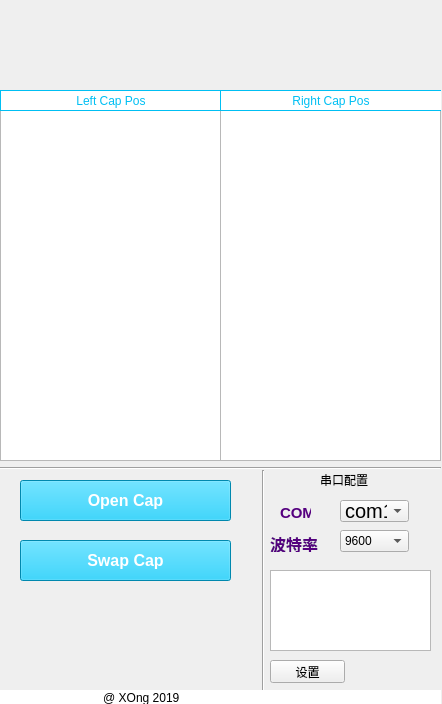
<?xml version="1.0" encoding="UTF-8"?>
<ui version="4.0">
 <class>MainWindow</class>
 <widget class="QMainWindow" name="MainWindow">
  <property name="geometry">
   <rect>
    <x>0</x>
    <y>0</y>
    <width>442</width>
    <height>704</height>
   </rect>
  </property>
  <property name="windowTitle">
   <string>控制台</string>
  </property>
  <widget class="QWidget" name="centralwidget">
   <widget class="QWidget" name="top" native="true">
    <property name="geometry">
     <rect>
      <x>0</x>
      <y>0</y>
      <width>901</width>
      <height>91</height>
     </rect>
    </property>
    <property name="styleSheet">
     <string notr="true">background-image:url(:/pic/2b3042d398f6b628975e99cdaebf16d.png);
background-repeat:no-repeat;
background-attachment:fixed;</string>
    </property>
   </widget>
   <widget class="QWidget" name="widget" native="true">
    <property name="geometry">
     <rect>
      <x>0</x>
      <y>90</y>
      <width>441</width>
      <height>371</height>
     </rect>
    </property>
    <widget class="Line" name="line_2">
     <property name="geometry">
      <rect>
       <x>0</x>
       <y>0</y>
       <width>441</width>
       <height>16</height>
      </rect>
     </property>
     <property name="orientation">
      <enum>Qt::Horizontal</enum>
     </property>
    </widget>
    <widget class="QTextBrowser" name="leftBrowser">
     <property name="geometry">
      <rect>
       <x>0</x>
       <y>20</y>
       <width>221</width>
       <height>351</height>
      </rect>
     </property>
     <property name="html">
      <string>&lt;!DOCTYPE HTML PUBLIC &quot;-//W3C//DTD HTML 4.0//EN&quot; &quot;http://www.w3.org/TR/REC-html40/strict.dtd&quot;&gt;
&lt;html&gt;&lt;head&gt;&lt;meta name=&quot;qrichtext&quot; content=&quot;1&quot; /&gt;&lt;style type=&quot;text/css&quot;&gt;
p, li { white-space: pre-wrap; }
&lt;/style&gt;&lt;/head&gt;&lt;body style=&quot; font-family:'SimSun'; font-size:9pt; font-weight:400; font-style:normal;&quot;&gt;
&lt;p style=&quot;-qt-paragraph-type:empty; margin-top:0px; margin-bottom:0px; margin-left:0px; margin-right:0px; -qt-block-indent:0; text-indent:0px;&quot;&gt;&lt;br /&gt;&lt;/p&gt;&lt;/body&gt;&lt;/html&gt;</string>
     </property>
    </widget>
    <widget class="QTextBrowser" name="rightBrowser">
     <property name="geometry">
      <rect>
       <x>220</x>
       <y>20</y>
       <width>221</width>
       <height>351</height>
      </rect>
     </property>
     <property name="html">
      <string>&lt;!DOCTYPE HTML PUBLIC &quot;-//W3C//DTD HTML 4.0//EN&quot; &quot;http://www.w3.org/TR/REC-html40/strict.dtd&quot;&gt;
&lt;html&gt;&lt;head&gt;&lt;meta name=&quot;qrichtext&quot; content=&quot;1&quot; /&gt;&lt;style type=&quot;text/css&quot;&gt;
p, li { white-space: pre-wrap; }
&lt;/style&gt;&lt;/head&gt;&lt;body style=&quot; font-family:'SimSun'; font-size:9pt; font-weight:400; font-style:normal;&quot;&gt;
&lt;p style=&quot;-qt-paragraph-type:empty; margin-top:0px; margin-bottom:0px; margin-left:0px; margin-right:0px; -qt-block-indent:0; text-indent:0px;&quot;&gt;&lt;br /&gt;&lt;/p&gt;&lt;/body&gt;&lt;/html&gt;</string>
     </property>
    </widget>
    <widget class="QLabel" name="label_4">
     <property name="geometry">
      <rect>
       <x>0</x>
       <y>0</y>
       <width>222</width>
       <height>21</height>
      </rect>
     </property>
     <property name="cursor">
      <cursorShape>PointingHandCursor</cursorShape>
     </property>
     <property name="styleSheet">
      <string notr="true">color: rgb(0, 191, 243);
border-color: rgb(0, 191, 243);
border-width:1px;
border-style: solid;
background-color: rgb(255, 255, 255);</string>
     </property>
     <property name="text">
      <string>Left Cap Pos</string>
     </property>
     <property name="alignment">
      <set>Qt::AlignCenter</set>
     </property>
    </widget>
    <widget class="QLabel" name="label_5">
     <property name="geometry">
      <rect>
       <x>220</x>
       <y>0</y>
       <width>222</width>
       <height>21</height>
      </rect>
     </property>
     <property name="cursor">
      <cursorShape>PointingHandCursor</cursorShape>
     </property>
     <property name="styleSheet">
      <string notr="true">color: rgb(0, 191, 243);
border-color: rgb(0, 191, 243);
border-width:1px;
border-style: solid;
background-color: rgb(255, 255, 255);</string>
     </property>
     <property name="text">
      <string>Right Cap Pos</string>
     </property>
     <property name="alignment">
      <set>Qt::AlignCenter</set>
     </property>
    </widget>
   </widget>
   <widget class="QLabel" name="label">
    <property name="geometry">
     <rect>
      <x>320</x>
      <y>470</y>
      <width>51</width>
      <height>20</height>
     </rect>
    </property>
    <property name="text">
     <string>串口配置</string>
    </property>
   </widget>
   <widget class="Line" name="line">
    <property name="geometry">
     <rect>
      <x>0</x>
      <y>460</y>
      <width>441</width>
      <height>16</height>
     </rect>
    </property>
    <property name="orientation">
     <enum>Qt::Horizontal</enum>
    </property>
   </widget>
   <widget class="Line" name="line_3">
    <property name="geometry">
     <rect>
      <x>253</x>
      <y>470</y>
      <width>20</width>
      <height>231</height>
     </rect>
    </property>
    <property name="orientation">
     <enum>Qt::Vertical</enum>
    </property>
   </widget>
   <widget class="QComboBox" name="com">
    <property name="geometry">
     <rect>
      <x>340</x>
      <y>500</y>
      <width>69</width>
      <height>22</height>
     </rect>
    </property>
    <property name="font">
     <font>
      <pointsize>15</pointsize>
     </font>
    </property>
    <item>
     <property name="text">
      <string>com1</string>
     </property>
    </item>
    <item>
     <property name="text">
      <string>com2</string>
     </property>
    </item>
    <item>
     <property name="text">
      <string>com3</string>
     </property>
    </item>
    <item>
     <property name="text">
      <string>com4</string>
     </property>
    </item>
    <item>
     <property name="text">
      <string>com5</string>
     </property>
    </item>
    <item>
     <property name="text">
      <string>com6</string>
     </property>
    </item>
    <item>
     <property name="text">
      <string>com7</string>
     </property>
    </item>
    <item>
     <property name="text">
      <string>com8</string>
     </property>
    </item>
   </widget>
   <widget class="QComboBox" name="baudrate">
    <property name="geometry">
     <rect>
      <x>340</x>
      <y>530</y>
      <width>69</width>
      <height>22</height>
     </rect>
    </property>
    <item>
     <property name="text">
      <string>9600</string>
     </property>
    </item>
    <item>
     <property name="text">
      <string>19200</string>
     </property>
    </item>
    <item>
     <property name="text">
      <string>57600</string>
     </property>
    </item>
    <item>
     <property name="text">
      <string>115200</string>
     </property>
    </item>
   </widget>
   <widget class="QLabel" name="label_2">
    <property name="geometry">
     <rect>
      <x>280</x>
      <y>500</y>
      <width>31</width>
      <height>20</height>
     </rect>
    </property>
    <property name="font">
     <font>
      <pointsize>11</pointsize>
      <weight>75</weight>
      <bold>true</bold>
     </font>
    </property>
    <property name="text">
     <string>&lt;html&gt;&lt;head/&gt;&lt;body&gt;&lt;p&gt;&lt;span style=&quot; color:#55007f;&quot;&gt;COM：&lt;/span&gt;&lt;/p&gt;&lt;/body&gt;&lt;/html&gt;</string>
    </property>
   </widget>
   <widget class="QLabel" name="label_3">
    <property name="geometry">
     <rect>
      <x>270</x>
      <y>532</y>
      <width>54</width>
      <height>20</height>
     </rect>
    </property>
    <property name="font">
     <font>
      <pointsize>12</pointsize>
      <weight>75</weight>
      <bold>true</bold>
     </font>
    </property>
    <property name="text">
     <string>&lt;html&gt;&lt;head/&gt;&lt;body&gt;&lt;p&gt;&lt;span style=&quot; color:#55007f;&quot;&gt;波特率&lt;/span&gt;&lt;/p&gt;&lt;/body&gt;&lt;/html&gt;</string>
    </property>
   </widget>
   <widget class="QPushButton" name="set_button">
    <property name="geometry">
     <rect>
      <x>270</x>
      <y>660</y>
      <width>75</width>
      <height>23</height>
     </rect>
    </property>
    <property name="text">
     <string>设置</string>
    </property>
   </widget>
   <widget class="QTextBrowser" name="comBrowser">
    <property name="geometry">
     <rect>
      <x>270</x>
      <y>570</y>
      <width>161</width>
      <height>81</height>
     </rect>
    </property>
   </widget>
   <widget class="QPushButton" name="openButton">
    <property name="geometry">
     <rect>
      <x>20</x>
      <y>480</y>
      <width>211</width>
      <height>41</height>
     </rect>
    </property>
    <property name="font">
     <font>
      <pointsize>12</pointsize>
      <weight>75</weight>
      <bold>true</bold>
     </font>
    </property>
    <property name="cursor">
     <cursorShape>PointingHandCursor</cursorShape>
    </property>
    <property name="styleSheet">
     <string notr="true">background-color: rgb(0, 191, 243);
color: rgb(255, 255, 255);</string>
    </property>
    <property name="text">
     <string>Open Cap</string>
    </property>
   </widget>
   <widget class="QPushButton" name="swapButton">
    <property name="geometry">
     <rect>
      <x>20</x>
      <y>540</y>
      <width>211</width>
      <height>41</height>
     </rect>
    </property>
    <property name="font">
     <font>
      <pointsize>12</pointsize>
      <weight>75</weight>
      <bold>true</bold>
     </font>
    </property>
    <property name="cursor">
     <cursorShape>PointingHandCursor</cursorShape>
    </property>
    <property name="styleSheet">
     <string notr="true">background-color: rgb(0, 191, 243);
color: rgb(255, 255, 255);</string>
    </property>
    <property name="text">
     <string>Swap Cap</string>
    </property>
   </widget>
   <widget class="QLabel" name="foot">
    <property name="geometry">
     <rect>
      <x>0</x>
      <y>690</y>
      <width>441</width>
      <height>16</height>
     </rect>
    </property>
    <property name="styleSheet">
     <string notr="true">background-color: rgb(255, 255, 255);
font: 9pt &quot;宋体&quot;;
color: rgb(0, 0, 0);</string>
    </property>
    <property name="text">
     <string>                               @ XOng 2019</string>
    </property>
   </widget>
  </widget>
 </widget>
 <resources>
  <include location="pic.qrc"/>
 </resources>
 <connections/>
</ui>
